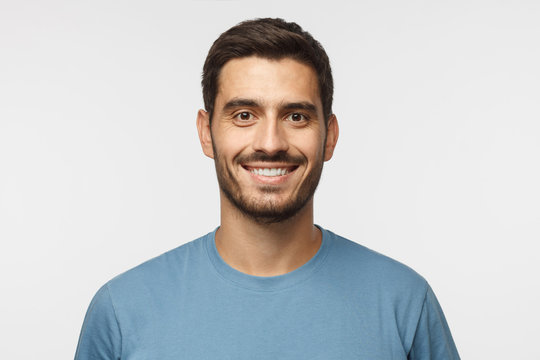
#> input picture OPEN_CV/potrate.jpg, 540 x 360 px
$ python 'ex39(histogram3).py'
#> lines starting #> are read from the running program, lines starting #| are printed output that depends on the picture
import cv2
import matplotlib.pyplot as plt
import numpy as np

img= cv2.imread("potrate.jpg")
#> img is the input picture: shape (360, 540, 3); mean B, G, R 203.9, 202.8, 201.3

r,g,b=cv2.split(img)
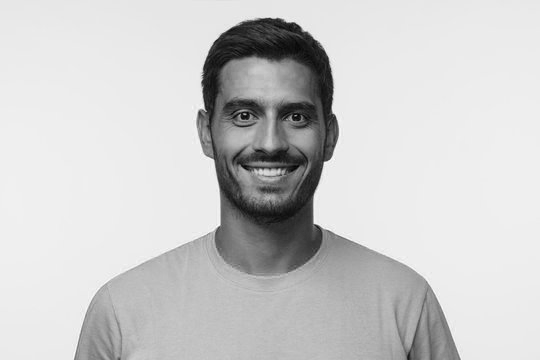
#> r: shape (360, 540); min 0, max 255, mean 203.9
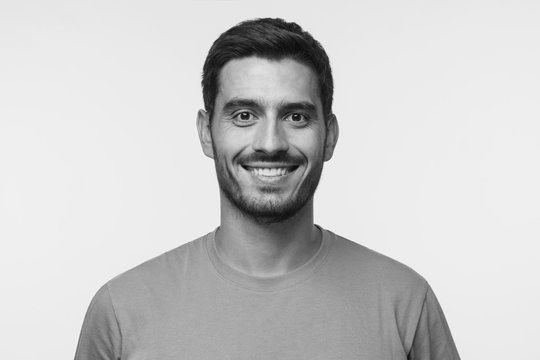
#> g: shape (360, 540); min 5, max 254, mean 202.8
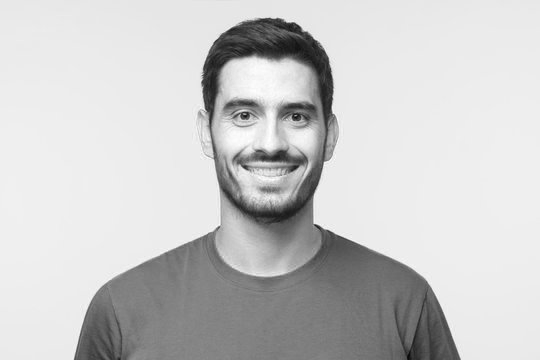
#> b: shape (360, 540); min 7, max 255, mean 201.3

h=cv2.calcHist([r],[0],None,[256],[0,256])
#> h = 256 values, max 24306 at index 235, min 0 at index 2, mean 759.4
h2=cv2.calcHist([g],[0],None,[256],[0,256])
#> h2 = 256 values, max 24396 at index 235, min 0 at index 0, mean 759.4
h3=cv2.calcHist([b],[0],None,[256],[0,256])
#> h3 = 256 values, max 25167 at index 235, min 0 at index 0, mean 759.4

plt.figure(figsize=(5, 5), facecolor="white", edgecolor="green")
plt.subplot(3,1,1)
plt.plot(h2,label="image1",color="blue")
plt.subplot(3,1,2)
plt.plot(h,label="image2",color="green")
plt.subplot(3,1,3)
plt.plot(h3,label="image3",color="red")
plt.show()
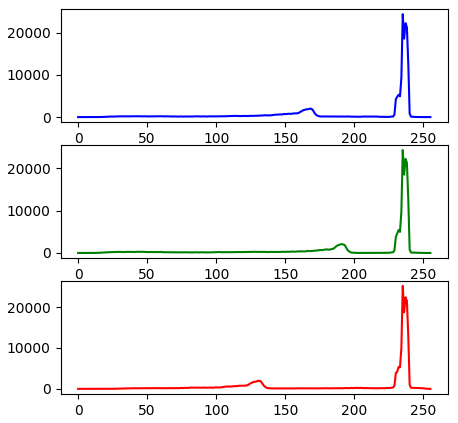
#> figure drawn by matplotlib, 3 panels; panel 1: curve peaks at x = 235, y = 24396; panel 2: curve peaks at x = 235, y = 24306; panel 3: curve peaks at x = 235, y = 25167

h=np.hstack((r,g,b))
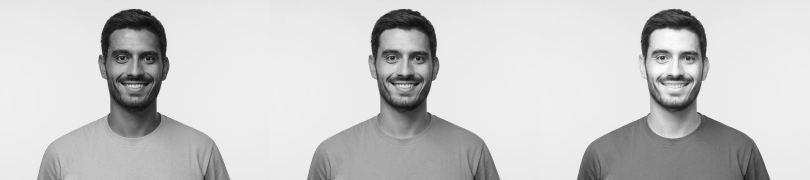
#> h: shape (360, 1620) (shown at 1/2 size); min 0, max 255, mean 202.7
cv2.putText(h,"RED",(50,50),4,1,(0,0,255),2)
cv2.putText(h,"GREEN",(500,50),4,1,(0,0,255),2)
cv2.putText(h,"BLUE",(1000,50),4,1,(0,0,255),2)
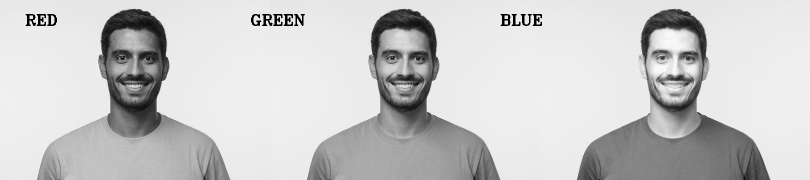
#> h: shape (360, 1620) (shown at 1/2 size); min 0, max 255, mean 201.4
cv2.imshow("image1",h)

cv2.waitKey(0)
cv2.destroyAllWindows()
